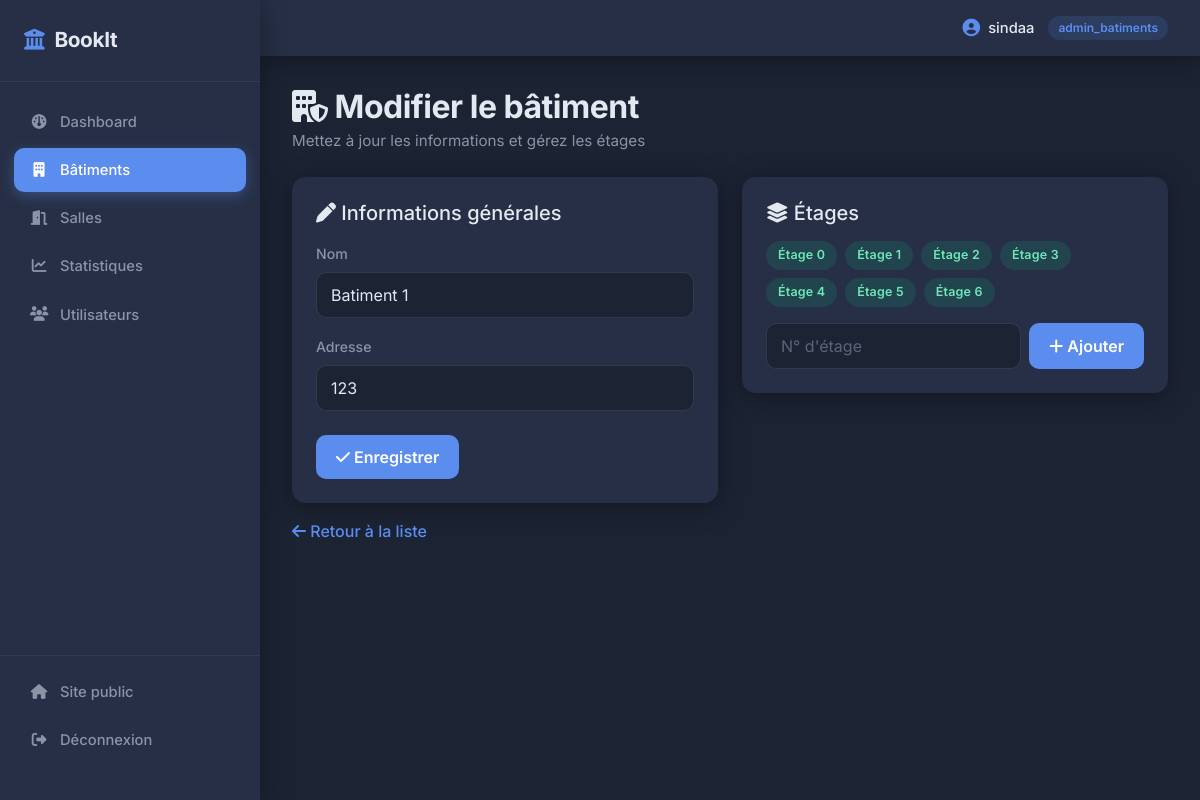
Page /public/index.php?controller=batiment&action=edit&id=4 (signed in) on the committed database.
### tables this page shows
CREATE TABLE `batiments` (
  `id` int(11) NOT NULL,
  `nom` varchar(100) NOT NULL,
  `adresse` varchar(255) DEFAULT NULL
);

CREATE TABLE `etages` (
  `id` int(11) NOT NULL,
  `batiment_id` int(11) NOT NULL,
  `numero` int(11) NOT NULL
);

### app/controllers/BatimentController.php (called while the page is built, shortened)
<?php
require_once __DIR__ . '/../models/Batiment.php';
require_once __DIR__ . '/../models/Etage.php';
class BatimentController
{
    private Batiment $batimentModel;
    private Etage $etageModel;
    public function __construct()
    {
        $this->batimentModel = new Batiment();
        $this->etageModel = new Etage();
    }
    public function edit(): void
    {
        $id = (int)($_GET['id'] ?? 0);
        $batiment = $this->batimentModel->getById($id);
        $etages = $this->etageModel->getByBatiment($id);
        require __DIR__ . '/../views/backend/batiments/edit.php';
    }
}

### public/index.php (called while the page is built, shortened)
<?php
$action = $_GET['action'] ?? 'index';
$controller = new $controllerClass();
$controller->$action();

### app/models/Model.php (called while the page is built, shortened)
<?php
require_once __DIR__ . '/../../config/db.php';
abstract class Model
{
    public function __construct()
    {
        $db = new Database();
        $this->pdo = $db->connect();
    }
}

### config/db.php (called while the page is built)
<?php
class Database
{
    private string $host = 'localhost';
    private string $dbname = 'reservation_salles';
    private string $username = 'root';
    private string $password = '';
    private ?PDO $connection = null;
    public function connect(): PDO
    {
        if ($this->connection === null) {
            try {
                $dsn = "mysql:host={$this->host};dbname={$this->dbname};charset=utf8mb4";
                $this->connection = new PDO($dsn, $this->username, $this->password);
                $this->connection->setAttribute(PDO::ATTR_ERRMODE, PDO::ERRMODE_EXCEPTION);
                $this->connection->setAttribute(PDO::ATTR_DEFAULT_FETCH_MODE, PDO::FETCH_ASSOC);
            } catch (PDOException $e) {
                die("Erreur de connexion à la base de données : " . $e->getMessage());
            }
        }
        return $this->connection;
    }
}

### app/models/Batiment.php (called while the page is built, shortened)
<?php
require_once __DIR__ . '/Model.php';
class Batiment extends Model
{
    public function getById(int $id): array|false
    {
        $stmt = $this->pdo->prepare("SELECT * FROM batiments WHERE id = :id");
        $stmt->execute(['id' => $id]);
        return $stmt->fetch();
    }
}

### app/models/Etage.php (called while the page is built, shortened)
<?php
require_once __DIR__ . '/Model.php';
class Etage extends Model
{
    public function getByBatiment(int $batimentId): array
    {
        $stmt = $this->pdo->prepare("SELECT * FROM etages WHERE batiment_id = :batiment_id ORDER BY numero");
        $stmt->execute(['batiment_id' => $batimentId]);
        return $stmt->fetchAll();
    }
}

### app/views/backend/batiments/edit.php (the view, shortened to what this page needs)
<?php require __DIR__ . '/../layout_header.php'; ?>
<div class="mb-4">
    <h2 class="page-title"><i class="fa-solid fa-building-shield"></i> Modifier le bâtiment</h2>
    <p class="page-subtitle">Mettez à jour les informations et gérez les étages</p>
</div>
<div class="row g-4">
    <div class="col-lg-6">
        <div class="card">
            <div class="card-body p-4">
                <h5 class="mb-3"><i class="fa-solid fa-pen"></i> Informations générales</h5>
                <form id="formBatimentEdit" action="index.php?controller=batiment&action=processEdit" method="POST" novalidate>
                    <div class="mb-3">
                        <label class="form-label">Nom</label>
                        <input type="text" name="nom" id="nomEditInput" class="form-control" value="<?= htmlspecialchars($batiment['nom']) ?>">
                    </div>
                    <div class="mb-4">
                        <label class="form-label">Adresse</label>
                        <input type="text" name="adresse" class="form-control" value="<?= htmlspecialchars($batiment['adresse']) ?>">
                    </div>
                    <button type="submit" class="btn btn-primary"><i class="fa-solid fa-check"></i> Enregistrer</button>
                </form>
            </div>
        </div>
    </div>
    <div class="col-lg-6">
        <div class="card mb-4">
            <div class="card-body p-4">
                <h5 class="mb-3"><i class="fa-solid fa-layer-group"></i> Étages</h5>
                <?php if (empty($etages)): ?>
                    <p style="color: var(--muted);">Aucun étage pour ce bâtiment.</p>
                <?php else: ?>
                    <div class="d-flex flex-wrap gap-2 mb-3">
                        <?php foreach ($etages as $e): ?>
                            <span class="badge-statut badge-disponible">Étage <?= $e['numero'] ?></span>
                        <?php endforeach; ?>
                    </div>
                <?php endif; ?>
                <form id="formAddEtage" action="index.php?controller=batiment&action=addEtage" method="POST" class="d-flex gap-2" novalidate>
                    <input type="text" name="numero" id="numeroEtageInput" class="form-control" placeholder="N° d'étage">
                    <button type="submit" class="btn btn-primary text-nowrap"><i class="fa-solid fa-plus"></i> Ajouter</button>
                </form>
            </div>
        </div>
    </div>
</div>
<p class="mt-3"><a href="index.php?controller=batiment&action=index"><i class="fa-solid fa-arrow-left"></i> Retour à la liste</a></p>
<?php require __DIR__ . '/../layout_footer.php'; ?>

### public/css/backend.css (style rules this page uses)
:root { --slate: #1c2333; --slate-light: #262f45; --slate-lighter: #313c56; --accent: #5b8def; --accent-soft: #3d5a99; --text: #e4e8f1; --muted: #8b93a7; --radius: 14px; --shadow: 0 4px 24px rgba(0, 0, 0, 0.35); }
* { box-sizing: border-box; }
body { font-family: 'Inter', sans-serif; background: var(--slate); color: var(--text); min-height: 100vh; }
.page-title { font-weight: 700; letter-spacing: -0.5px; color: var(--text); margin-bottom: 4px; }
.page-subtitle { color: var(--muted); font-size: 0.95rem; }
.card { background: var(--slate-light); border: none; border-radius: var(--radius); box-shadow: var(--shadow); color: var(--text); }
.form-label { font-weight: 500; color: var(--muted); font-size: 0.88rem; }
.form-control, .form-select { background: var(--slate); border: 1.5px solid rgba(255, 255, 255, 0.1); color: var(--text); border-radius: 10px; padding: 10px 14px; }
.form-control::placeholder { color: #5b6478; }
.btn-primary { background: var(--accent); border: none; border-radius: 10px; padding: 10px 20px; font-weight: 600; transition: background 0.2s ease, transform 0.15s ease; }
.badge-statut { padding: 5px 12px; border-radius: 20px; font-weight: 600; font-size: 0.78rem; letter-spacing: 0.2px; }
.badge-disponible { background: rgba(16, 185, 129, 0.15); color: #6ee7b7; }
a { color: var(--accent); text-decoration: none; font-weight: 500; }

### rows in the picture
batiments: nom "Batiment 1", adresse "123"
etages: numero "0"
etages: numero "1"
etages: numero "2"
etages: numero "3"
etages: numero "4"
etages: numero "5"
etages: numero "6"

### other values in the picture
$_SESSION['user_nom'] "sindaa"
$_SESSION['user_role'] "admin_batiments"
